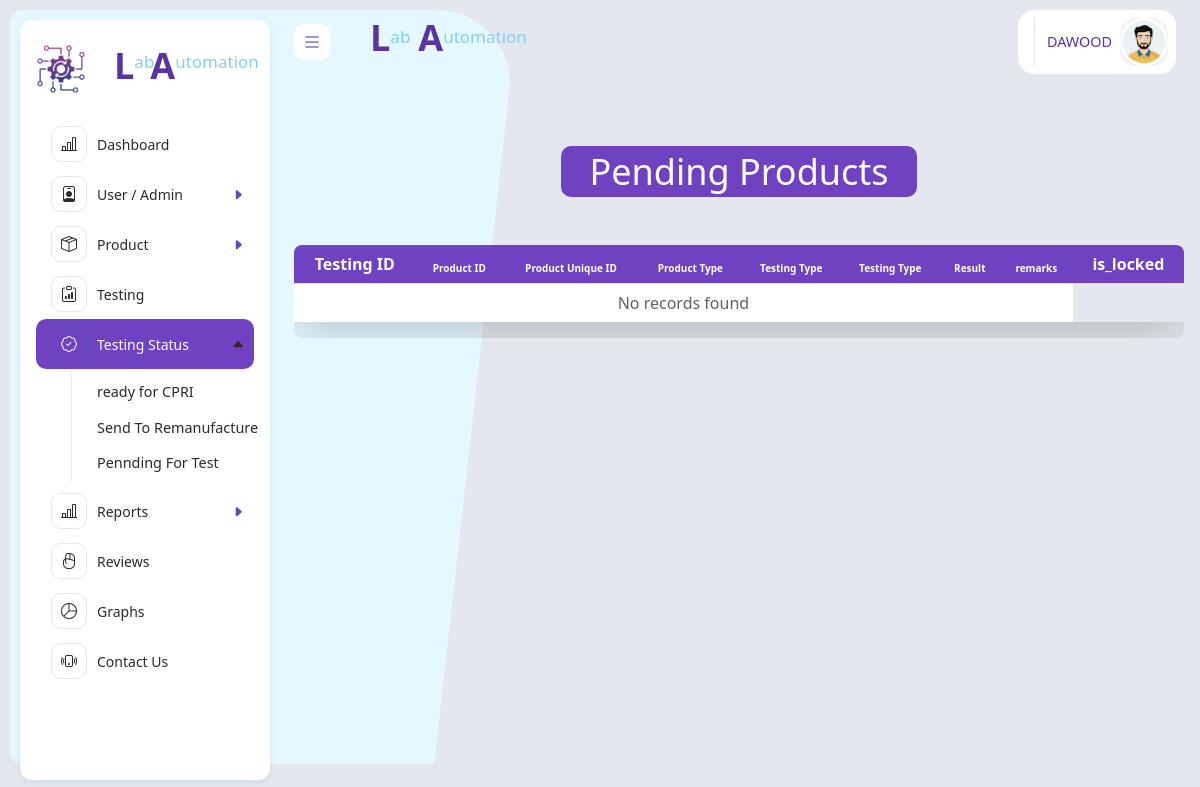
Page /pending.php (signed in) on the earlier database version.
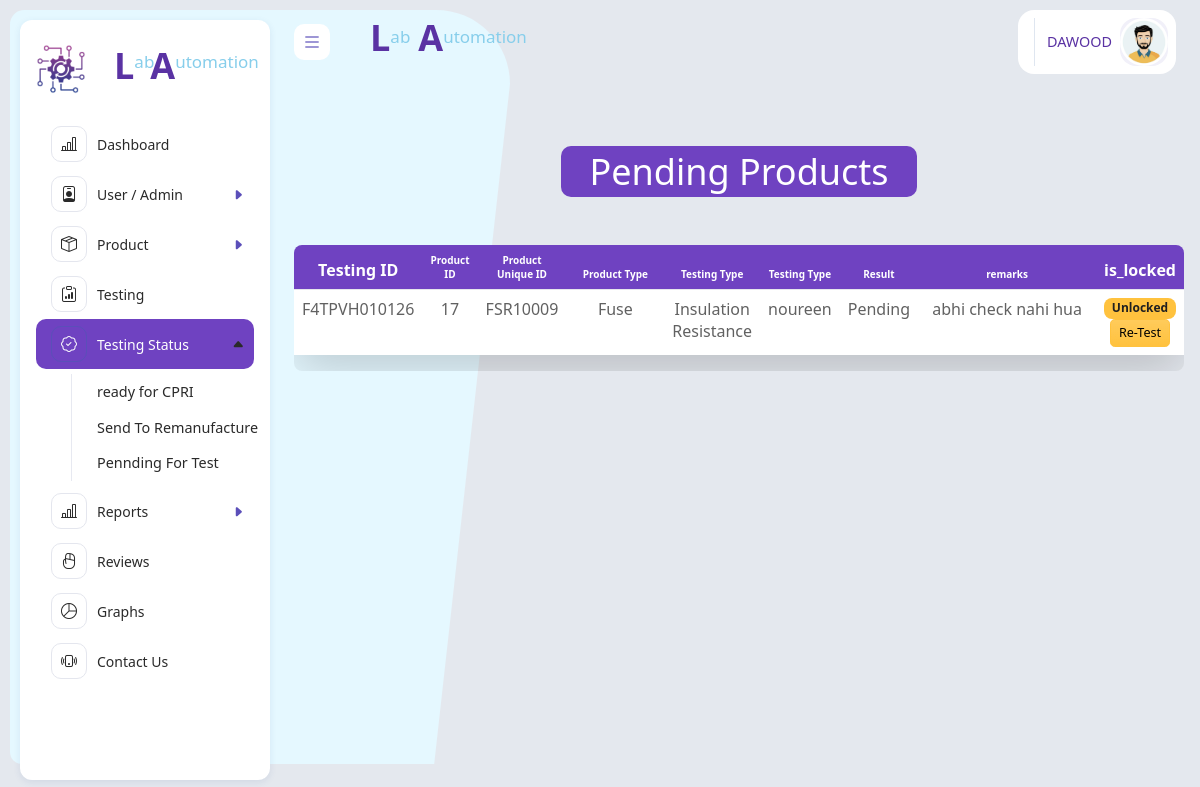
Same page on the later database version.
### tables this page shows
CREATE TABLE `testing_data` (
  `testing_id` varchar(12) NOT NULL,
  `product_id` int(11) NOT NULL,
  `product_type` varchar(11) NOT NULL,
  `testing_type` varchar(200) DEFAULT NULL,
  `result_type` enum('Pass','Fail','Pending') NOT NULL,
  `tested_by` varchar(200) DEFAULT NULL,
  `remarks` varchar(200) DEFAULT NULL,
  `created_at` timestamp NOT NULL DEFAULT current_timestamp(),
  `send_to` enum('CPRI','Remanufacture','Pending') DEFAULT 'Pending',
  `is_locked` tinyint(1) DEFAULT 0
);

CREATE TABLE `products` (
  `id` int(11) NOT NULL,
  `product_id` varchar(12) NOT NULL,
  `product_code` varchar(2) NOT NULL,
  `rivision` varchar(11) NOT NULL,
  `manufacturing_no` varchar(50) NOT NULL,
  `product_type` varchar(11) NOT NULL,
  `product_name` varchar(200) NOT NULL,
  `is_active` tinyint(1) DEFAULT 1
);

### pending.php (the view, shortened to what this page needs)
<?php
include 'header.php';
include "backend/db.php";
$query = "SELECT
    t.testing_id,
    p.id as product_db_id,
    p.product_id ,
    p.product_type ,
    t.testing_type,
    t.result_type,
    t.tested_by,
    t.remarks,
    t.is_locked
FROM testing_data t
JOIN products p ON t.product_id = p.id
WHERE
    t.send_to = 'Pending'
    AND t.is_locked = 0
ORDER BY t.testing_id DESC;
";
$res = mysqli_query($conn,$query);
?>
<div class="app-body">
<h1 class="title text-center my-5 p-1" >Pending Products</h1>
<div class="table-responsive rounded">
    <table class="table  table-hover table-border shadow-lg p-3" >
        <thead>
            <tr>
                <th id="th" >Testing ID</th>
                <th id="th"  class="font">Product ID</th>
                <th id="th"  class="font">Product Unique ID</th>
                <th id="th"  class="font">Product Type</th>
                <th id="th" class="font">Testing Type</th>
                <th id="th" class="font">Testing Type</th>
                <th id="th" class="font">Result</th>
                <th id="th"  class="font">remarks</th>
                <th id="th"  >is_locked</th>
            </tr>
        </thead>
        <tbody>
            <?php
            if (mysqli_num_rows($res)>0) {
                while($data = mysqli_fetch_assoc($res)){
            ?>
            <tr>
                <td id="td" class="text-center " ><?= $data["testing_id"] ?></td>
                <td class="text-center"><?= $data["product_db_id"] ?></td>
                <td class="text-center"><?= $data["product_id"] ?></td>
                <td id="wid" class="text-center" ><?= $data["product_type"] ?></td>
                <td id="td" class="text-center" ><?= $data["testing_type"] ?></td>
                <td class="text-center"><?= $data["tested_by"] ?></td>
                <td class="text-center"><?= $data["result_type"] ?></td>
                <td id="id2" class="text-center"><?= $data["remarks"] ?></td>
                            <td class="text-center">
                                <?php
                                if($data['is_locked'] == 0){
                                    ?>
                                    <span class="badge bg-warning text-dark">Unlocked</span>
                                    <a href="edit-testing.php?id=<?= $data['product_id']?>" class="btn btn-warning  btn-sm">Re-Test</a>
                                       <?php
                                } else {
                                    ?>
                                    echo '<span class="badge bg-success">Locked</span>';
                                    <?php
                                }
                                ?>
                            </td>
                        </tr>
                        <?php
                    }
                } else {
                    echo '<tr><td colspan="8" class="text-center">No records found</td></tr>';
                }
                ?>
        </tbody>
    </table>
</div>
</div>
<?php
include 'footer.php';
?>

Differences in the rows shown:
added testing_data: testing_id "F4TPVH010126", product "17", product.product_id "FSR10009", product.product_type "Fuse", testing_type "Insulation Resistance", tested_by "noureen", result_type "Pending", remarks "abhi check nahi hua"
Other differences:
text no longer shown: "No records found"
